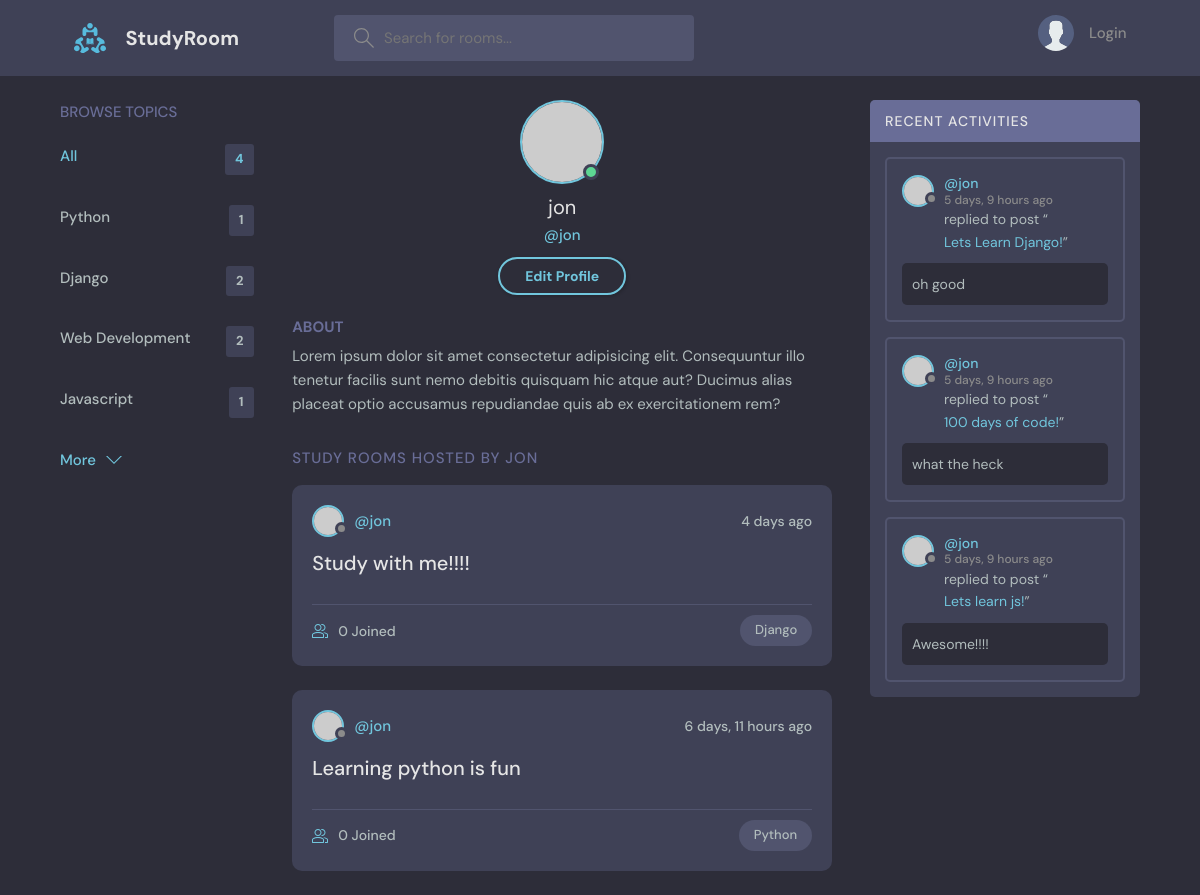
Screenshot of /profile/3/ with the database file from the repository.
### base/models.py (models this page shows, shortened)
class Topic(models.Model):
    name = models.CharField(max_length=200)

class Room(models.Model):
    host = models.ForeignKey(User, on_delete=models.SET_NULL, null=True)
    topic = models.ForeignKey(Topic, on_delete=models.SET_NULL, null=True)
    name = models.CharField(max_length=200)
    description = models.TextField(null=True, blank=True)
    participants = models.ManyToManyField(
        User, related_name='participants', blank=True)
    updated = models.DateTimeField(auto_now=True)
    created = models.DateTimeField(auto_now_add=True)
    class Meta:
        ordering = ['-updated', '-created']
    def __str__(self):
        return self.name

class Message(models.Model):
    user = models.ForeignKey(User, on_delete=models.CASCADE)
    room = models.ForeignKey(Room, on_delete=models.CASCADE)
    body = models.TextField()
    updated = models.DateTimeField(auto_now=True)
    created = models.DateTimeField(auto_now_add=True)
    class Meta:
        ordering = ['-updated', '-created']
    def __str__(self):
        return self.body[0:50]

### base/views.py (the view)
# urls.py: path('profile/<str:pk>/', views.userProfile, name="user-profile"),
def userProfile(request, pk):
    user = User.objects.get(id=pk)
    room_messages = user.message_set.all()
    topics = Topic.objects.all()
    rooms = user.room_set.all()
    context = {'user': user, 'rooms': rooms,
               'room_messages': room_messages, 'topics': topics}
    return render(request, 'base/profile.html', context)

### base/templates/base/profile.html
{% extends 'main.html' %} {% block content %}
  <main class="profile-page layout layout--3">
    <div class="container">
 {% include 'base/topics_component.html' %}
      <div class="roomList">
        <div class="profile">
          <div class="profile__avatar">
            <div class="avatar avatar--large active">
              <img src="https://randomuser.me/api/portraits/men/11.jpg" />
            </div>
          </div>
          <div class="profile__info">
            <h3>{{user.username}}  </h3>
            <p>@{{user.username}}</p>
            <a href="edit-user.html" class="btn btn--main btn--pill">Edit Profile</a>
          </div>
          <div class="profile__about">
            <h3>About</h3>
            <p>
              Lorem ipsum dolor sit amet consectetur adipisicing elit. Consequuntur illo tenetur
              facilis sunt nemo debitis quisquam hic atque aut? Ducimus alias placeat optio
              accusamus repudiandae quis ab ex exercitationem rem?
            </p>
          </div>
        </div>
        <div class="roomList__header">
          <div>
            <h2>Study Rooms Hosted by {{user.username}}</a>
            </h2>
          </div>
        </div>
          {% include 'base/feed_component.html' %}
      </div>
{% include 'base/activity_component.html' %}
    </div>
  </main>
  {% endblock %}

### base/templates/base/topics_component.html
<div class="topics">
    <div class="topics__header">
        <h2>Browse Topics</h2>
    </div>
    <ul class="topics__list">
        <li>
            <a href="{% url 'home' %}" class="active">
                All <span>{{topics.count}}</span>
            </a>
        </li>
        {% for topic in topics %}
        <li>
            <a href="{% url 'home'  %}?q={{topic.name}}">
                {{topic.name}}<span>{{topic.room_set.all.count}}</span>
            </a>
        </li>
        {% endfor %}
    </ul>
    <a class="btn btn--link" href="topics.html">
        More
        <svg
            version="1.1"
            xmlns="http://www.w3.org/2000/svg"
            width="32"
            height="32"
            viewBox="0 0 32 32"
        >
            <title>chevron-down</title>
            <path d="M16 21l-13-13h-3l16 16 16-16h-3l-13 13z"></path>
        </svg>
    </a>
</div>

### base/templates/base/feed_component.html (shortened to what this page needs)
{% for room in rooms %}
<div class="roomListRoom">
    <div class="roomListRoom__header">
        <a
            href="{% url 'user-profile' room.host.id %}"
            class="roomListRoom__author"
        >
            <div class="avatar avatar--small">
                <img src="https://randomuser.me/api/portraits/women/11.jpg" />
            </div>
            <span>@{{room.host.username}}</span>
        </a>
        <div class="roomListRoom__actions">
            <span>{{room.created|timesince}} ago</span>
        </div>
    </div>
    <div class="roomListRoom__content">
        <a href="{% url 'room' room.id %}">{{room.name}}</a>
    </div>
    <div class="roomListRoom__meta">
        <a href="{% url 'room' room.id %}" class="roomListRoom__joined">
            {{room.participants.all.count}} Joined
        </a>
        <p class="roomListRoom__topic">{{room.topic.name}}</p>
    </div>
</div>
{% endfor %}

### base/templates/base/activity_component.html (shortened to what this page needs)
<div class="activities">
    <div class="activities__header">
        <h2>Recent Activities</h2>
    </div>
    {% for message in room_messages %}
    <div class="activities__box">
        <div class="activities__boxHeader roomListRoom__header">
            <a
                href="{% url 'user-profile' message.user.id %}"
                class="roomListRoom__author"
            >
                <div class="avatar avatar--small">
                    <img
                        src="https://randomuser.me/api/portraits/women/11.jpg"
                    />
                </div>
                <p>
                    @{{message.user}}
                    <span>{{message.created|timesince}} ago</span>
                </p>
            </a>
        </div>
        <div class="activities__boxContent">
            <p>
                replied to post “<a href="{% url 'room' message.room.id %}"
                    >{{message.room}}!</a
                >”
            </p>
            <div class="activities__boxRoomContent">{{message}}</div>
        </div>
    </div>
    {% endfor %}
</div>

### rows the page displays
Topic: name "Python", room_set.all.count "1"
Topic: name "Django", room_set.all.count "2"
Topic: name "Web Development", room_set.all.count "2"
Topic: name "Javascript", room_set.all.count "1"
Room: host.username "jon", created "4 days", name "Study with me!!!!", participants.all.count "0", topic.name "Django"
Room: host.username "jon", created "6 days, 11 hours", name "Learning python is fun", participants.all.count "0", topic.name "Python"
Message: user "jon", created "5 days, 9 hours", room "Lets Learn Django", body "oh good"
Message: user "jon", created "5 days, 9 hours", room "100 days of code", body "what the heck"
Message: user "jon", created "5 days, 9 hours", room "Lets learn js", body "Awesome!!!!"

### other values shown
{{ topics.count }} "4"
{{ user.username }} "jon"
{{ user.username }} "JON"
